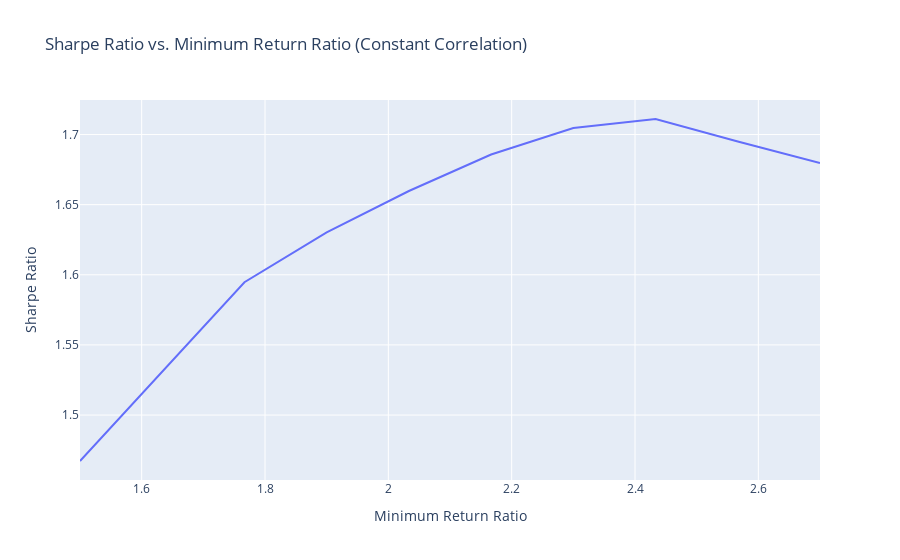

The code cell stored with this chart in its notebook:
### Code cell
fig = px.line(results_constant_corr, 
              x='Minimum Return Ratio', 
              y="Sharpe Ratio", 
              title="Sharpe Ratio vs. Minimum Return Ratio (Constant Correlation)")
fig.show()

### Figure 1 — Plotly figure (JSON) as saved in the notebook; plotly's stock layout.template omitted (floating-point values rounded to 4 significant figures)
{"data": [{"hovertemplate": "Minimum Return Ratio=%{x}<br>Sharpe Ratio=%{y}<extra></extra>", "legendgroup": "", "line": {"color": "#636efa", "dash": "solid"}, "marker": {"symbol": "circle"}, "mode": "lines", "name": "", "orientation": "v", "showlegend": false, "type": "scatter", "x": [1.5, 1.633, 1.767, 1.9, 2.033, 2.167, 2.3, 2.433, 2.567, 2.7], "xaxis": "x", "y": [1.467, 1.531, 1.595, 1.63, 1.66, 1.686, 1.705, 1.711, 1.695, 1.68], "yaxis": "y"}], "layout": {"legend": {"tracegroupgap": 0}, "title": {"text": "Sharpe Ratio vs. Minimum Return Ratio (Constant Correlation)"}, "xaxis": {"anchor": "y", "domain": [0, 1], "title": {"text": "Minimum Return Ratio"}}, "yaxis": {"anchor": "x", "domain": [0, 1], "title": {"text": "Sharpe Ratio"}}}}
